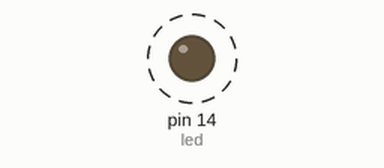
Simulated run of this sketch. Board: Arduino Uno, built with avr-gcc and run on an emulated ATmega328P. On the bench: output pins drawn as LEDs (lit = HIGH). Dashed ring = blinking.

Above: at 0.2 s.
Timing chart, 0 to 3.0 s (numbered marks = the images above):
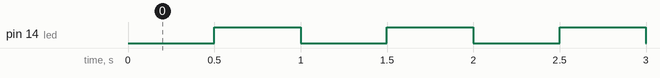

The sketch:

ex3.ino
```cpp
#include <avr/io.h>
void timer2_init()
{
  // set up timer with no prescaling
  TCCR2B |= (1 << CS20) | (1 << CS21) | (1 << CS22);//1024
  TCCR2B |= (1 << FOC2B);
  TCCR2A &= ~(1 << WGM20);
  TCCR2A |= (1<<WGM21);

  // initialize counter
  TCNT2 = 0;
  TIMSK2 |= (1 << OCIE2A);
  OCR2A = 255;
}
volatile uint8_t tot_overflow;

ISR(TIMER2_COMPA_vect)
{
  tot_overflow++;
}
int main()
{
  // connect led to pin PC0
  DDRC |= (1 << PC0);
  PORTC = 0;
  sei();
  timer2_init();
  while (1)
  {
    // check if no. of overflows = 12
    if (tot_overflow >= 30) // NOTE: '>=' is used
    {
      // check if the timer count reaches 53
      if (TCNT2 >= 130)
      {
        PORTC ^= (1 << PC0); // toggles the led
        TCNT2 = 0;           // reset counter
        tot_overflow = 0;    // reset overflow counte
      }
    }
  }
  return 0;
}
```

Measured:
- by itself, pin 14 (led): alternates HIGH for 0.50 s and LOW for 0.50 s
